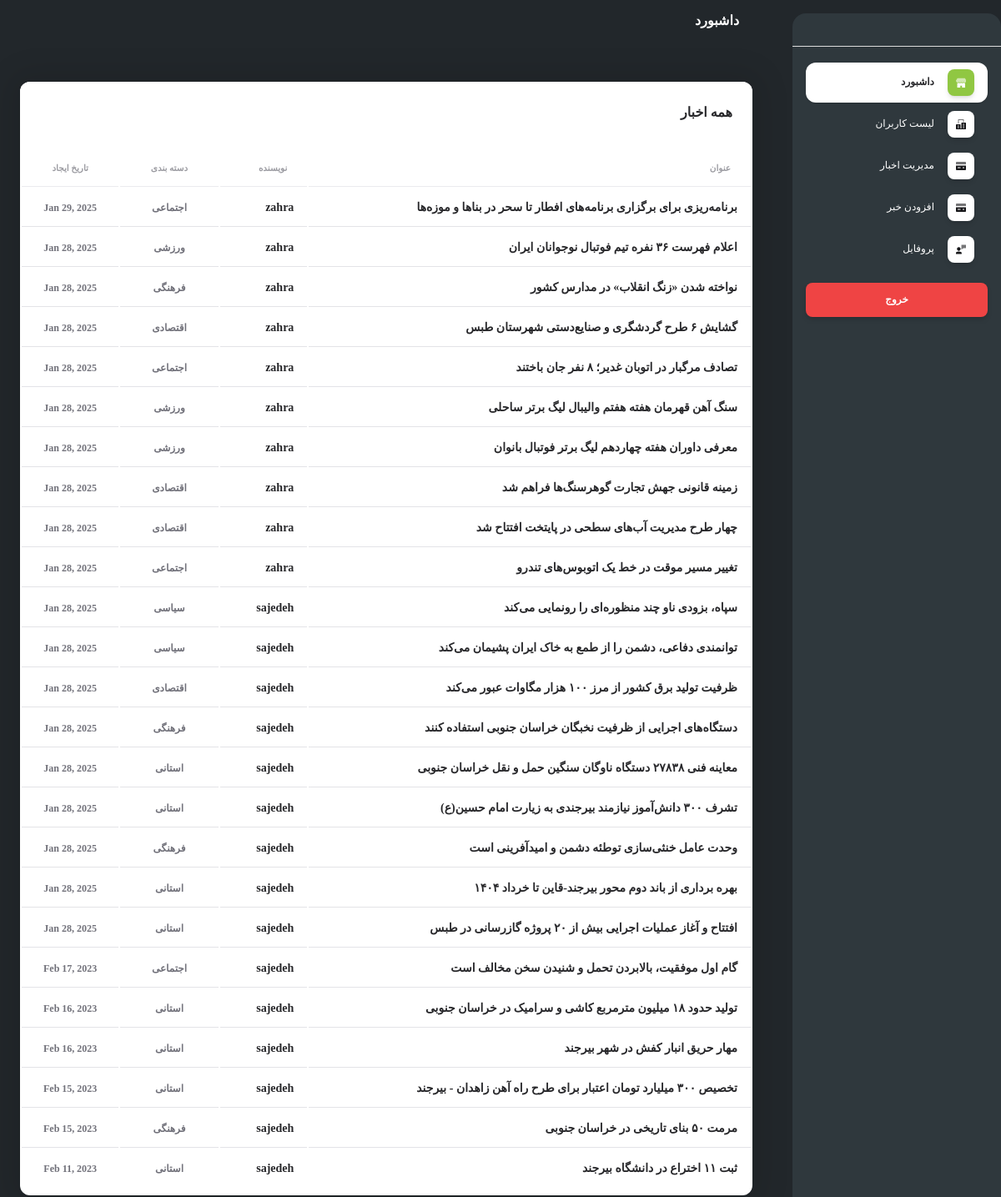
The page /pages/admin/dashboard.php (signed in) on the database its author committed.
### tables this page shows
CREATE TABLE `posts` (
  `id` int(11) NOT NULL,
  `user_id` int(11) NOT NULL,
  `title` varchar(255) NOT NULL,
  `content` text NOT NULL,
  `image` varchar(255) DEFAULT NULL,
  `category_id` int(11) DEFAULT NULL,
  `author_id` int(11) DEFAULT NULL,
  `created_at` timestamp NOT NULL DEFAULT current_timestamp(),
  `updated_at` timestamp NULL DEFAULT NULL ON UPDATE current_timestamp()
);

CREATE TABLE `users` (
  `id` int(11) NOT NULL,
  `username` varchar(50) NOT NULL,
  `password` varchar(255) NOT NULL,
  `email` varchar(100) NOT NULL,
  `is_online` tinyint(1) DEFAULT 0,
  `role` enum('admin','author','user') NOT NULL DEFAULT 'user'
);

CREATE TABLE `categories` (
  `id` int(11) NOT NULL,
  `name` varchar(50) NOT NULL,
  `created_at` timestamp NOT NULL DEFAULT current_timestamp()
);

### config/db.php (called while the page is built, shortened)
<?php
require_once 'config.php';
function db_query($query, $params = []) {
    global $conn;
    $stmt = $conn->prepare($query);
    if (!$stmt->execute()) {
        error_log("خطا در اجرای کوئری: " . $stmt->error);
        return null;
    }
    $result = $stmt->get_result();
    return $result && $result->num_rows > 0 ? $result->fetch_all(MYSQLI_ASSOC) : null;
}
?>

### pages/admin/dashboard.php (the view, shortened to what this page needs)
<?php
require_once __DIR__ . '/../../config/config.php';
require_once __DIR__ . '/../../config/db.php';
$news = db_query("SELECT posts.id, posts.title, posts.created_at, users.username, categories.name AS category_name
                  FROM posts
                  LEFT JOIN users ON posts.author_id = users.id
                  LEFT JOIN categories ON posts.category_id = categories.id
                  ORDER BY posts.created_at DESC");
?>
<!DOCTYPE html>
<html lang="fa" dir="rtl">
<head>
  <link href="https://demos.creative-tim.com/soft-ui-dashboard/assets/css/nucleo-icons.css" rel="stylesheet" />
  <link href="https://demos.creative-tim.com/soft-ui-dashboard/assets/css/nucleo-svg.css" rel="stylesheet" />
  <link id="pagestyle" href="../../assets/css/soft-ui-dashboard.css?v=1.1.0" rel="stylesheet" />
</head>
<body class="g-sidenav-show " style="background-color:#22272b;">
  <?php include 'sidebar.php'; ?>
  <main class="main-content position-relative max-height-vh-100 h-100 border-radius-lg ">
    <nav class="navbar navbar-main navbar-expand-lg px-0 mx-4 shadow-none border-radius-xl" id="navbarBlur" navbar-scroll="true">
      <div class="container-fluid py-1 px-3">
        <nav aria-label="breadcrumb">
          <h6 class="font-weight-bolder text-white mb-0">داشبورد</h6>
        </nav>
      </div>
    </nav>
    <div class="container-fluid py-4">
      <div class="row my-4">
        <div class="col-12 mb-md-0 mb-4">
          <div class="card">
            <div class="card-header pb-0">
              <div class="row">
                <div class="col-lg-6 col-7">
                  <h6>همه اخبار</h6>
                </div>
              </div>
            </div>
            <div class="card-body px-0 pb-2">
              <div class="table-responsive">
                <table class="table align-items-center mb-0">
                  <thead>
                    <tr>
                      <th class="text-uppercase text-secondary text-xxs font-weight-bolder opacity-7">عنوان</th>
                      <th class="text-uppercase text-secondary text-xxs font-weight-bolder opacity-7">نویسنده</th>
                      <th class="text-center text-uppercase text-secondary text-xxs font-weight-bolder opacity-7">دسته بندی</th>
                      <th class="text-center text-uppercase text-secondary text-xxs font-weight-bolder opacity-7">تاریخ ایجاد</th>
                    </tr>
                  </thead>
                  <tbody>
                    <?php if ($news): ?>
                      <?php foreach ($news as $post): ?>
                        <tr>
                          <td>
                            <div class="d-flex px-2 py-1">
                              <div class="d-flex flex-column justify-content-center">
                                <h6 class="mb-0 text-sm"><?= htmlspecialchars($post['title']) ?></h6>
                              </div>
                            </div>
                          </td>
                          <td>
                            <div class="d-flex px-2 py-1">
                              <div class="d-flex flex-column justify-content-center">
                                <h6 class="mb-0 text-sm"><?= htmlspecialchars($post['username']) ?></h6>
                              </div>
                            </div>
                          </td>
                          <td class="align-middle text-center text-sm">
                            <span class="text-xs font-weight-bold"><?= htmlspecialchars($post['category_name']) ?></span>
                          </td>
                          <td class="align-middle text-center text-sm">
                            <span class="text-xs font-weight-bold"><?= date("M d, Y", strtotime($post['created_at'])) ?></span>
                          </td>
                        </tr>
                      <?php endforeach; ?>
                    <?php else: ?>
                      <tr>
                        <td colspan="4" class="text-center">خبری یافت نشد</td>
                      </tr>
                    <?php endif; ?>
                  </tbody>
                </table>
              </div>
            </div>
          </div>
        </div>
      </div>
    </div>
  </main>
</body>
</html>

### pages/admin/sidebar.php (shortened to what this page needs)
<head>
<link id="pagestyle" href="../../assets/css/soft-ui-dashboard.css?v=1.1.0" rel="stylesheet" />
</head>
<aside class="sidenav navbar navbar-vertical navbar-expand-xs border-0 border-radius-xl my-3 fixed-start ms-3 " style="background-color:#2f383d !important" id="sidenav-main">
  <div class="sidenav-header">
  </div>
  <hr class="horizontal dark mt-0">
  <div class="collapse navbar-collapse  w-auto " id="sidenav-collapse-main">
    <ul class="navbar-nav">
      <?php
      $current_page = basename($_SERVER['PHP_SELF']);
      ?>
      <li class="nav-item">
        <a class="nav-link <?= ($current_page == 'dashboard.php') ? 'active' : '' ?>" href="../admin/dashboard.php">
          <div class="icon icon-shape icon-sm shadow border-radius-md bg-white text-center me-2 d-flex align-items-center justify-content-center">
          </div>
          <span class="nav-link-text me-3">داشبورد</span>
        </a>
      </li>
      <li class="nav-item">
        <a class="nav-link <?= ($current_page == 'users.php') ? 'active' : '' ?> <?= (isset($_SESSION['role']) && $_SESSION['role'] !== 'admin') ? 'disabled-link' : '' ?>"
          href="<?= (isset($_SESSION['role']) && $_SESSION['role'] === 'admin') ? '../admin/users.php' : '#' ?>"
          <?php if (isset($_SESSION['role']) && $_SESSION['role'] !== 'admin'): ?>
          style="pointer-events: auto; color: #6c757d;"
          <?php endif; ?>>
          <div class="icon icon-shape icon-sm shadow border-radius-md bg-white text-center me-2 d-flex align-items-center justify-content-center">
          </div>
          <span class="nav-link-text me-3">لیست کاربران</span>
        </a>
      </li>
      <li class="nav-item">
        <a class="nav-link <?= ($current_page == 'news_managment.php') ? 'active' : '' ?>" href="../admin/news_managment.php">
          <div class="icon icon-shape icon-sm shadow border-radius-md bg-white text-center me-2 d-flex align-items-center justify-content-center">
          </div>
          <span class="nav-link-text me-3">مدیریت اخبار</span>
        </a>
      </li>
      <li class="nav-item">
    <a class="nav-link <?= ($current_page == 'Add_news.php') ? 'active' : '' ?> <?= (isset($_SESSION['role']) && ($_SESSION['role'] !== 'admin' && $_SESSION['role'] !== 'author')) ? 'disabled-link' : '' ?>"
       href="<?= (isset($_SESSION['role']) && ($_SESSION['role'] === 'admin' || $_SESSION['role'] === 'author')) ? '../admin/Add_news.php' : '#' ?>"
       <?php if (isset($_SESSION['role']) && ($_SESSION['role'] !== 'admin' && $_SESSION['role'] !== 'author')): ?>
       style="pointer-events: auto; color: #6c757d;"
       <?php endif; ?>>
        <div class="icon icon-shape icon-sm shadow border-radius-md bg-white text-center me-2 d-flex align-items-center justify-content-center">
        </div>
        <span class="nav-link-text me-3">افزودن خبر</span>
    </a>
</li>
      <li class="nav-item">
        <a class="nav-link <?= ($current_page == 'profile.php') ? 'active' : '' ?>" href="../admin/profile.php">
          <div class="icon icon-shape icon-sm shadow border-radius-md bg-white text-center me-2 d-flex align-items-center justify-content-center">
          </div>
          <span class="nav-link-text me-3">پروفایل</span>
        </a>
      </li>
    </ul>
  </div>
  <div class="sidenav-footer mx-3 ">
    <a class="btn btn-danger mt-3 w-100" href="logout.php">خروج</a>
  </div>
</aside>

### pages/admin/sidebar.php (style rules this page uses)
.nav-link { cursor: pointer; }

### rows shown on the page
posts: title "برنامه‌ریزی برای برگزاری برنامه‌های افطار تا سحر در بناها و موزه‌ها", author.username "zahra", category.name "اجتماعی", created_at "Jan 29, 2025"
posts: title "اعلام فهرست ۳۶ نفره تیم فوتبال نوجوانان ایران", author.username "zahra", category.name "ورزشی", created_at "Jan 28, 2025"
posts: title "نواخته شدن «زنگ انقلاب» در مدارس کشور", author.username "zahra", category.name "فرهنگی", created_at "Jan 28, 2025"
posts: title "گشایش ۶ طرح گردشگری و صنایع‌دستی شهرستان طبس", author.username "zahra", category.name "اقتصادی", created_at "Jan 28, 2025"
posts: title "تصادف مرگبار در اتوبان غدیر؛ ۸ نفر جان باختند", author.username "zahra", category.name "اجتماعی", created_at "Jan 28, 2025"
posts: title "سنگ آهن قهرمان هفته هفتم والیبال لیگ برتر ساحلی", author.username "zahra", category.name "ورزشی", created_at "Jan 28, 2025"
posts: title "معرفی داوران هفته چهاردهم لیگ برتر فوتبال بانوان", author.username "zahra", category.name "ورزشی", created_at "Jan 28, 2025"
posts: title "زمینه قانونی جهش تجارت گوهرسنگ‌ها فراهم شد", author.username "zahra", category.name "اقتصادی", created_at "Jan 28, 2025"
posts: title "چهار طرح مدیریت آب‌های سطحی در پایتخت افتتاح شد", author.username "zahra", category.name "اقتصادی", created_at "Jan 28, 2025"
posts: title "تغییر مسیر موقت در خط یک اتوبوس‌های تندرو", author.username "zahra", category.name "اجتماعی", created_at "Jan 28, 2025"
posts: title "سپاه، بزودی ناو چند منظوره‌ای را رونمایی می‌کند", user.username "sajedeh", category.name "سیاسی", created_at "Jan 28, 2025"
posts: title "توانمندی‌ دفاعی، دشمن را از طمع به خاک ایران پشیمان می‌کند", user.username "sajedeh", category.name "سیاسی", created_at "Jan 28, 2025"
posts: title "ظرفیت تولید برق کشور از مرز ۱۰۰ هزار مگاوات عبور می‌کند", user.username "sajedeh", category.name "اقتصادی", created_at "Jan 28, 2025"
posts: title "دستگاه‌های اجرایی از ظرفیت نخبگان خراسان جنوبی استفاده کنند", user.username "sajedeh", category.name "فرهنگی", created_at "Jan 28, 2025"
posts: title "معاینه فنی ۲۷۸۳۸ دستگاه ناوگان سنگین حمل و نقل خراسان جنوبی", user.username "sajedeh", category.name "استانی", created_at "Jan 28, 2025"
posts: title "تشرف ۳۰۰ دانش‌آموز نیازمند بیرجندی به زیارت امام حسین(ع)", user.username "sajedeh", category.name "استانی", created_at "Jan 28, 2025"
posts: title "وحدت عامل خنثی‌سازی توطئه دشمن و امیدآفرینی است", user.username "sajedeh", category.name "فرهنگی", created_at "Jan 28, 2025"
posts: title "بهره برداری از باند دوم محور بیرجند-قاین تا خرداد ۱۴۰۴", user.username "sajedeh", category.name "استانی", created_at "Jan 28, 2025"
posts: title "افتتاح و آغاز عملیات اجرایی بیش از ۲۰ پروژه گازرسانی در طبس", user.username "sajedeh", category.name "استانی", created_at "Jan 28, 2025"
posts: title "گام اول موفقیت، بالابردن تحمل و شنیدن سخن مخالف است", user.username "sajedeh", category.name "اجتماعی", created_at "Feb 17, 2023"
posts: title "تولید حدود ۱۸ میلیون مترمربع کاشی و سرامیک در خراسان جنوبی", user.username "sajedeh", category.name "استانی", created_at "Feb 16, 2023"
posts: title "مهار حریق انبار کفش در شهر بیرجند", user.username "sajedeh", category.name "استانی", created_at "Feb 16, 2023"
posts: title "تخصیص ۳۰۰ میلیارد تومان اعتبار برای طرح راه آهن زاهدان - بیرجند", user.username "sajedeh", category.name "استانی", created_at "Feb 15, 2023"
posts: title "مرمت ۵۰ بنای تاریخی در خراسان جنوبی", user.username "sajedeh", category.name "فرهنگی", created_at "Feb 15, 2023"
posts: title "ثبت ۱۱ اختراع در دانشگاه بیرجند", user.username "sajedeh", category.name "استانی", created_at "Feb 11, 2023"
